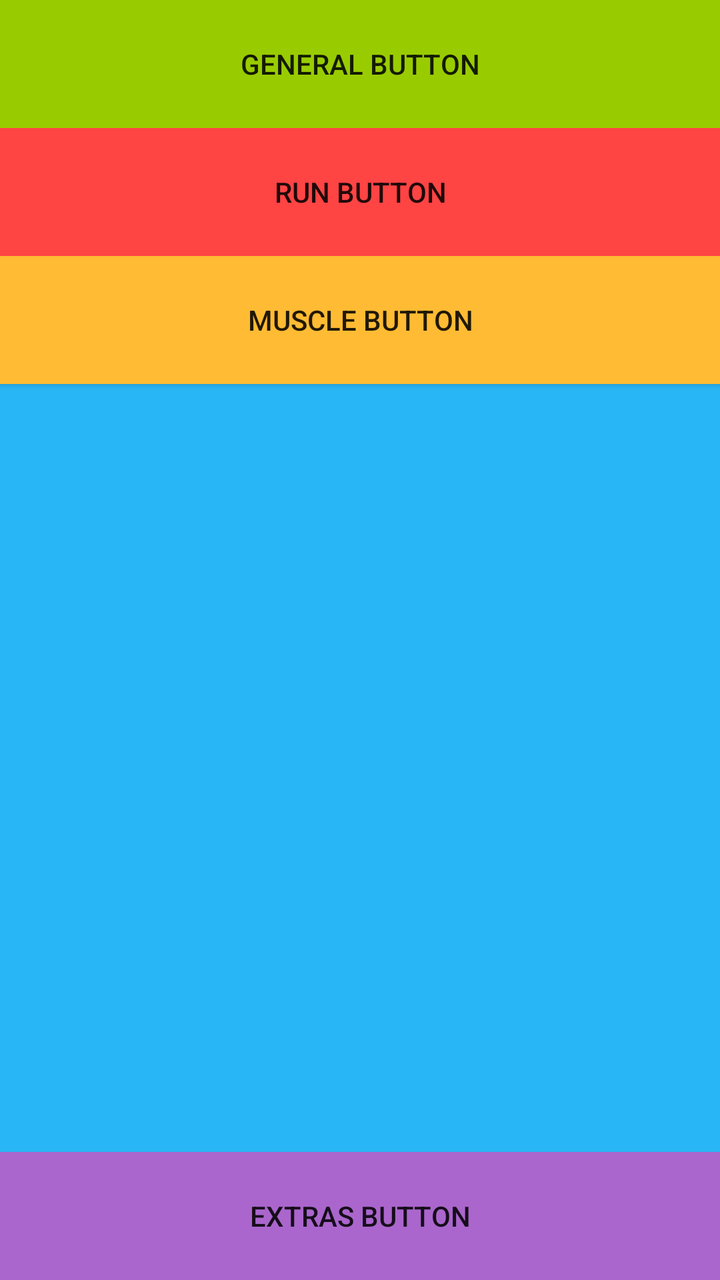
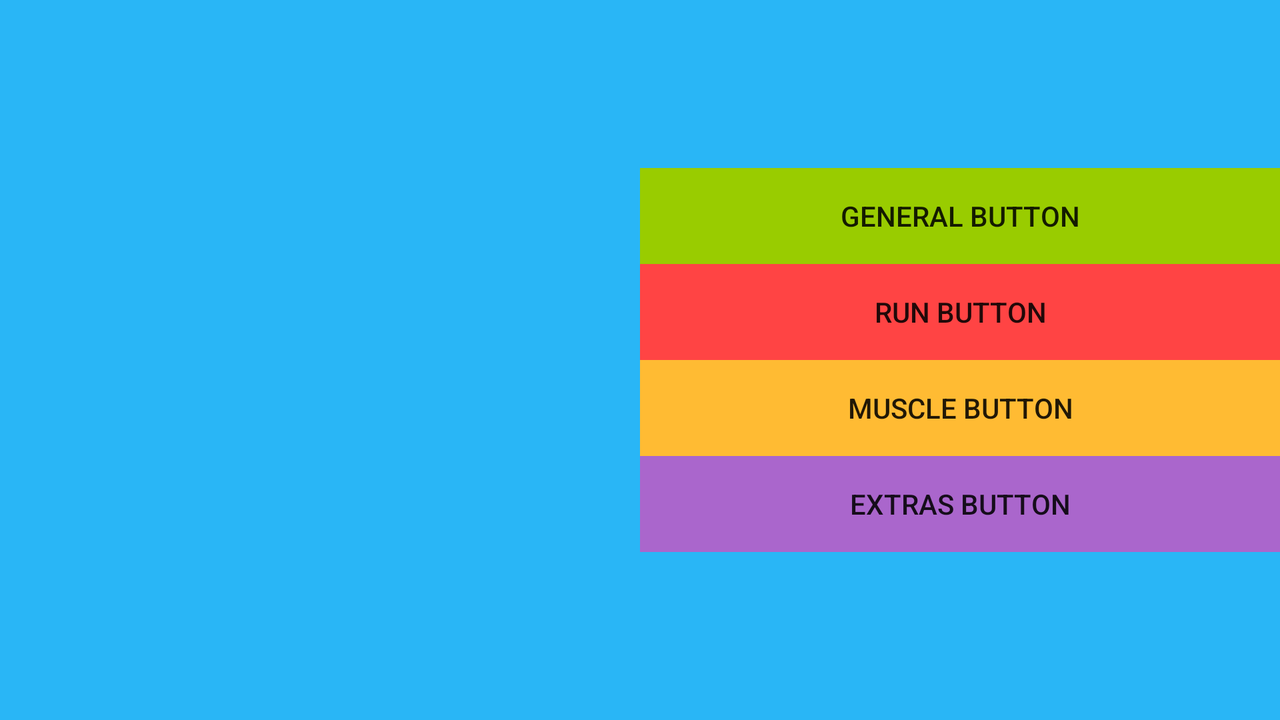

An Android layout and its configuration variant, each rendered on a device that would load it. The default file and the variant file are quoted in full after the pictures.
<!-- AndroidManifest.xml: application theme AppTheme -->
<!-- res/layout/activity_main.xml -->
<?xml version="1.0" encoding="utf-8"?>
<LinearLayout xmlns:android="http://schemas.android.com/apk/res/android"
    android:layout_width="match_parent"
    android:layout_height="match_parent"
    android:orientation="vertical"
    android:padding="@dimen/activity_vertical_margin"
    android:weightSum="1"
    android:background="@color/title_screen"
    >

    
    <Button
        android:id="@+id/generalButton"
        android:layout_width="match_parent"
        android:layout_height="0dp"
        android:layout_weight="0.1"
        android:background="@color/general_button"
        android:onClick="generalSwitch"
        android:text="@string/general_button" />


    
    <Button
        android:id="@+id/runButton"
        android:layout_width="match_parent"
        android:layout_height="0dp"
        android:layout_weight="0.1"
        android:background="@color/run_button"
        android:onClick="runSwitch"
        android:text="@string/run_button" />


    
    <Button
        android:id="@+id/muscleButton"
        android:layout_width="match_parent"
        android:layout_height="0dp"
        android:layout_weight="0.1"
        android:background="@color/muscle_button"
        android:onClick="muscleSwitch"
        android:text="@string/muscle_button" />


    
    <ImageView
        android:id="@+id/iv_current_character"
        android:layout_width="match_parent"
        android:layout_height="0dp"
        android:layout_weight="0.6"
        android:onClick="charSwitch"
        android:scaleType="fitCenter"
        android:src="@drawable/char1" />


    
    <Button
        android:id="@+id/extrasButton"
        android:layout_width="match_parent"
        android:layout_height="0dp"
        android:layout_weight="0.1"
        android:background="@color/extras_button"
        android:onClick="extrasSwitch"
        android:text="@string/extras_button" />

</LinearLayout>
<!-- resources referenced by this layout -->
<resources>
  <color name="extras_button">@android:color/holo_purple</color>
  <color name="general_button">@android:color/holo_green_light</color>
  <color name="muscle_button">@android:color/holo_orange_light</color>
  <color name="run_button">@android:color/holo_red_light</color>
  <color name="title_screen">#29b6f6</color>
  <string name="extras_button">Extras Button</string>
  <string name="general_button">General Button</string>
  <string name="muscle_button">Muscle Button</string>
  <string name="run_button">Run Button</string>
  <style name="AppTheme" parent="Theme.AppCompat.Light.DarkActionBar">
          
          <item name="colorPrimary">@color/colorPrimary</item>
          <item name="colorPrimaryDark">@color/colorPrimaryDark</item>
          <item name="colorAccent">@color/colorAccent</item>
      </style>
  <color name="colorPrimary">#607d8b</color>
  <color name="colorPrimaryDark">#455a64</color>
  <color name="colorAccent">#607d8b</color>
</resources>
<!-- res/layout-land/activity_main.xml (the repository's variant of the layout above) -->
<!-- drawn on the phone turned sideways -->
<?xml version="1.0" encoding="utf-8"?>
<LinearLayout xmlns:android="http://schemas.android.com/apk/res/android"
    android:layout_width="match_parent"
    android:layout_height="match_parent"
    android:background="@color/title_screen"
    android:orientation="vertical"
    android:padding="@dimen/activity_vertical_margin" >


    <LinearLayout
        android:layout_width="match_parent"
        android:layout_height="match_parent"
        android:baselineAligned="false"
        android:gravity="center"
        android:orientation="horizontal">

        
        <ImageView
            android:id="@+id/iv_current_character"
            android:layout_width="0dp"
            android:layout_height="match_parent"
            android:layout_weight="1"
            android:onClick="charSwitch"
            android:scaleType="fitCenter"
            android:src="@drawable/char1" />

        <LinearLayout
            android:layout_width="0dp"
            android:layout_height="wrap_content"
            android:layout_weight="1"
            android:gravity="center"
            android:orientation="vertical">

            
            <Button
                android:id="@+id/generalButton"
                android:layout_width="match_parent"
                android:layout_height="wrap_content"
                android:background="@color/general_button"
                android:onClick="generalSwitch"
                android:text="@string/general_button" />

            
            <Button
                android:id="@+id/runButton"
                android:layout_width="match_parent"
                android:layout_height="wrap_content"
                android:background="@color/run_button"
                android:onClick="runSwitch"
                android:text="@string/run_button" />

            
            <Button
                android:id="@+id/muscleButton"
                android:layout_width="match_parent"
                android:layout_height="wrap_content"
                android:background="@color/muscle_button"
                android:onClick="muscleSwitch"
                android:text="@string/muscle_button" />

            
            <Button
                android:id="@+id/extrasButton"
                android:layout_width="match_parent"
                android:layout_height="wrap_content"
                android:background="@color/extras_button"
                android:onClick="extrasSwitch"
                android:text="@string/extras_button" />

        </LinearLayout>


    </LinearLayout>


</LinearLayout>
